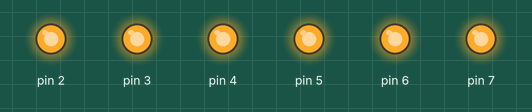
The sketch below on a simulated Arduino Uno, built with avr-gcc and run on an emulated ATmega328P. Parts: output pins drawn as LEDs (lit = HIGH).

Above: at 0.2 s.
At 0.8 s:
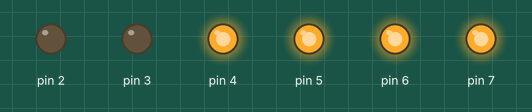
At 1.4 s:
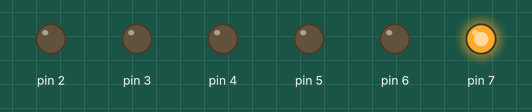
At 2.6 s:
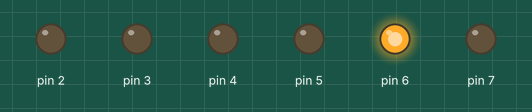
At 3.8 s:
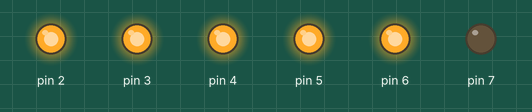
At 5.1 s:
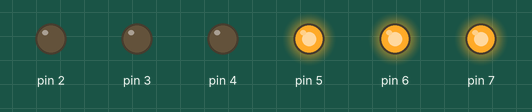
Timing chart, 0 to 5.4 s (numbered marks = the images above):
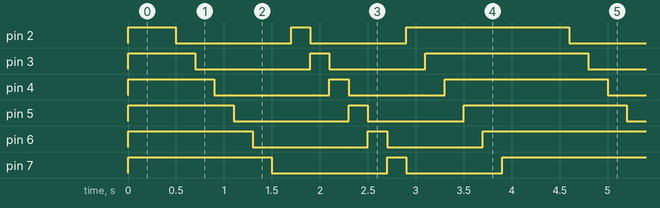

Measured:
- by itself, pin 2–7: repeats every 4.1 s: LOW 1.2 s, HIGH 0.20 s, LOW 1.0 s, HIGH 1.7 s
- by itself, everything shown: repeats every 4.1 s, in 18 steps

The sketch:

lED_berjalan__Sederhana_.ino
```cpp
void setup() {
  for (int i=2; i<8; i++){
    pinMode(i, OUTPUT);
  }
}

void loop() {
   for(int i=2; i<8; i++){
   digitalWrite(i, HIGH);
   }delay(500);  //led hidup semua dengan delay 0,2 s

   for(int i=2; i<8; i++){
   digitalWrite(i, LOW);
   delay(200);  // led mati setu persatu
   }

   for(int i=2; i<8; i++){
   digitalWrite(i, HIGH);
   delay(200);
   digitalWrite(i, LOW);     // led berjalan
  }
   for(int i=2; i<8; i++){
   digitalWrite(i, HIGH);
   delay(200);             // led hidup satu persatu
   }

}
```
